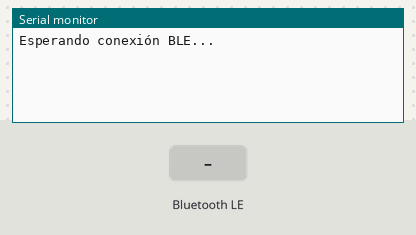
Simulated run of this sketch. Board: ESP32. Parts: the last lines printed to the serial monitor. The test bench sets the inputs (shaded band). Nothing arrives over Bluetooth unless stated; a phone connects over Bluetooth LE 3 s after start.

Above: at 2.2 s.
2.3 s: Bluetooth LE write "5" received
At 2.7 s:
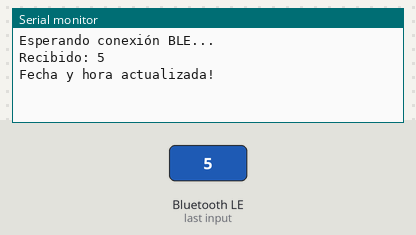
3.8 s: Bluetooth LE write "90" received
At 3.98 s:
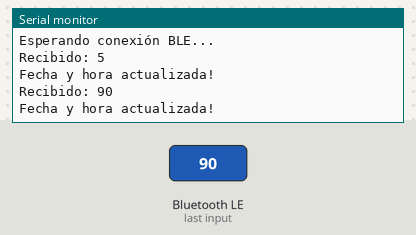
5.5 s: Bluetooth LE write "200" received
At 6.4 s:
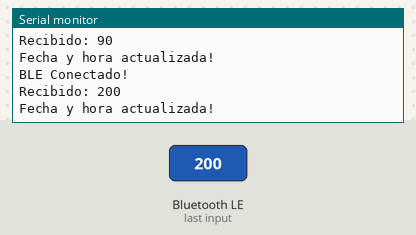

Measured:
- after the input at 2.3 s, the serial monitor: prints a new line after 0.05 s (image 1)
- after the input at 3.8 s, the serial monitor: prints a new line after 0.05 s (image 2)
- after the input at 5.5 s, the serial monitor: prints a new line after 0.05 s (image 3)

The sketch:

BLE-ENVIO.ino
```cpp
#include <Arduino.h>
#include <BLEDevice.h>
#include <BLEUtils.h>
#include <BLEServer.h>
#include <time.h>
#include <Preferences.h>  // Biblioteca para guardar datos en la flash

#define SERVICE_UUID        "6E400001-B5A3-F393-E0A9-E50E24DCCA9E"
#define CHARACTERISTIC_UUID_RX "6E400002-B5A3-F393-E0A9-E50E24DCCA9E"
#define CHARACTERISTIC_UUID_TX "6E400003-B5A3-F393-E0A9-E50E24DCCA9E"

Preferences preferences;  // Objeto para manejar memoria flash

BLEServer* pServer = nullptr;
BLECharacteristic* pTxCharacteristic;
bool deviceConnected = false;

class MyServerCallbacks : public BLEServerCallbacks {
    void onConnect(BLEServer* pServer) override {
        deviceConnected = true;
        Serial.println("BLE Conectado!");
    }

    void onDisconnect(BLEServer* pServer) override {
        deviceConnected = false;
        Serial.println("BLE Desconectado!");

        delay(500);  // Pequeña espera para evitar problemas
        pServer->getAdvertising()->start();
        Serial.println("Esperando nueva conexión BLE...");
    }
};


class MyCallbacks : public BLECharacteristicCallbacks {
    void onWrite(BLECharacteristic* pCharacteristic) override {
        String rxValue = pCharacteristic->getValue().c_str();  // Conversión corregida
        if (rxValue.length() > 0) {
            Serial.print("Recibido: ");
            Serial.println(rxValue);

            struct tm t;
            sscanf(rxValue.c_str(), "%d-%d-%d %d:%d:%d", &t.tm_year, &t.tm_mon, &t.tm_mday, &t.tm_hour, &t.tm_min, &t.tm_sec);
            t.tm_year -= 1900; // Ajuste para `tm_year`
            t.tm_mon -= 1;     // Ajuste para `tm_mon`
            time_t epochTime = mktime(&t);
            struct timeval now = { .tv_sec = epochTime };
            settimeofday(&now, NULL);

            Serial.println("Fecha y hora actualizada!");
        }
    }
};

void setup() {
    Serial.begin(115200);
    delay(1000);

    BLEDevice::init("ESP32_BLE");
    pServer = BLEDevice::createServer();
    pServer->setCallbacks(new MyServerCallbacks());

    BLEService* pService = pServer->createService(SERVICE_UUID);
    pTxCharacteristic = pService->createCharacteristic(CHARACTERISTIC_UUID_TX, BLECharacteristic::PROPERTY_NOTIFY);
    BLECharacteristic* pRxCharacteristic = pService->createCharacteristic(CHARACTERISTIC_UUID_RX, BLECharacteristic::PROPERTY_WRITE);
    pRxCharacteristic->setCallbacks(new MyCallbacks());

    pService->start();
    BLEDevice::startAdvertising();
    Serial.println("Esperando conexión BLE...");
}

void loop() {}
```
